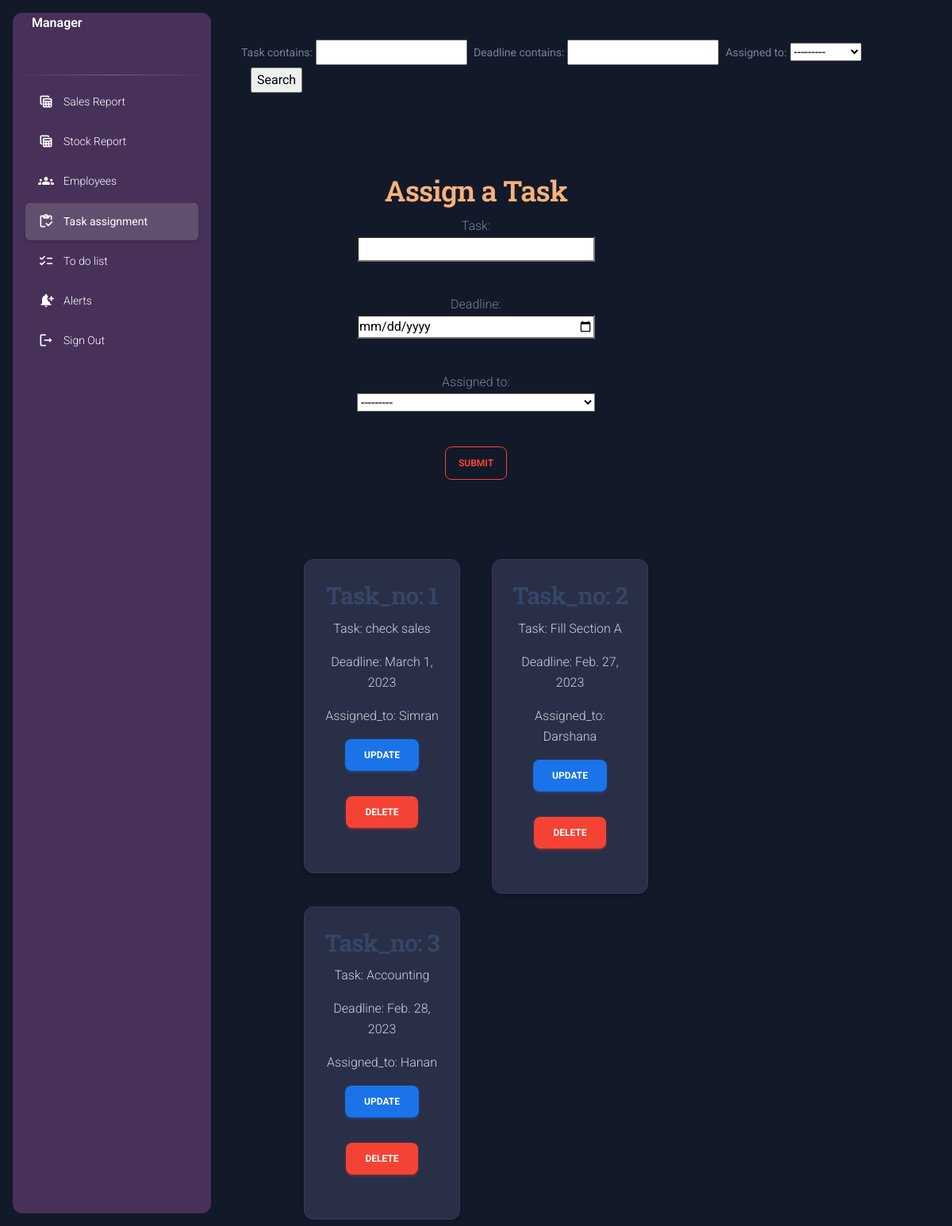
Screenshot of /taskassignment/ (signed in) with the database file from the repository.
### home/models.py (models this page shows)
class taskassign(models.Model):
    user = models.ForeignKey(User, on_delete=models.CASCADE)
    task = models.CharField(max_length=200)
    deadline = models.DateField()
    assigned_to = models.ForeignKey(
        Employee, on_delete=models.DO_NOTHING, null=False, blank=False)

class Employee(models.Model):
    user = models.ForeignKey(User, on_delete=models.CASCADE)
    MobileNumber = models.IntegerField(default='')
    Branch_name = models.CharField(max_length=200)
    Name = models.CharField(max_length=200, unique=True)
    Address = models.TextField(max_length=500)
    Dob = models.DateField(null=True)
    Gender = models.CharField(choices=Gender_choices, max_length=100)
    Startdate = models.DateField(null=True)
    Shift = models.CharField(choices=Shift_choices, max_length=50)
    Department = models.CharField(max_length=100)
    def __str__(self):
        return self.Name

### home/views.py (the view)
# urls.py: path('taskassignment/', views.taskassignment, name='taskassignment'),
def taskassignment(request):
    tasks = taskassign.objects.filter(user=request.user)
    if request.method == 'POST':
        form = Task_Assign_Form(request.POST or None)
        if form.is_valid():
            instance = form.save(commit=False)
            instance.user = request.user
            instance.task = form.cleaned_data.get("task")
            instance.deadline = form.cleaned_data.get("deadline")
            instance.assigned_to = form.cleaned_data.get("assigned_to")
            instance.save()
            messages.success(request, f'Task Assigned succesfully!!!')
            form = Task_Assign_Form()
        else:
            print(form.errors)
    else:
        form = Task_Assign_Form()
    myFilter = Taskassign_Filter(request.GET, queryset=tasks)
    return render(request, 'taskassignment.html', locals())

### home/forms.py
class Task_Assign_Form(forms.ModelForm):
    class Meta:
        model = taskassign
        fields = ['task', 'deadline', 'assigned_to']
        widgets = {
            'task': forms.TextInput(attrs={'style': 'width: 300px; margin:auto; background-color:white;'}),
            'deadline': forms.DateInput(attrs={'type': 'date', 'style': 'width: 300px; margin:auto; background-color:white; '}),
            'assigned_to': forms.Select(attrs={'style': 'width: 300px; margin:auto; background-color:white;'}),
        }

### templates/taskassignment.html (shortened to what this page needs)
{% load static %}
<!DOCTYPE html>
<html lang="en">
<head>
     <link href="https://cdn.jsdelivr.net/npm/bootstrap@5.2.3/dist/css/bootstrap.min.css" rel="stylesheet">
    <link rel="stylesheet" href="D:\Bootstrap\css\bootstrap.css">
    <link href="./assets/css/nucleo-icons.css" rel="stylesheet" />
    <link href="./assets/css/nucleo-svg.css" rel="stylesheet" />
    <link id="pagestyle" href="{% static '/css/material-dashboard.css' %}" rel="stylesheet" />
    <link rel="stylesheet" href="{% static '/css/alert.css' %}">
</head>
<body style="background-color: #121929;">
    <aside class="sidenav navbar navbar-vertical navbar-expand-xs border-0 border-radius-xl my-3 fixed-start ms-3 "
    style="background-color:#473159 " id="sidenav-main ">
    <div class="sidenav-header">
      <span class="ms-4 font-weight-bold text-white">Manager</span>
    </div>
    <hr class="horizontal light mt-0 mb-2">
    <div class="collapse navbar-collapse  w-auto " id="sidenav-collapse-main">
      <ul class="navbar-nav">
        <li class="nav-item">
          <a class="nav-link text-white " href="{% url 'Sales_Report_form' %}">
            <div class="text-white text-center me-2 d-flex align-items-center justify-content-center">
              <i class="material-icons opacity-10">table_view</i>
            </div>
            <span class="nav-link-text ms-1 ">Sales Report</span>
          </a>
        </li>
        <li class="nav-item">
          <a class="nav-link text-white " href="{% url 'stock_report_form' %}">
            <div class="text-white text-center me-2 d-flex align-items-center justify-content-center">
              <i class="material-icons opacity-10">table_view</i>
            </div>
            <span class="nav-link-text ms-1">Stock Report</span>
          </a>
        </li>
        <li class="nav-item">
          <a class="nav-link text-white " href="{% url 'mgremployeedetails' %}">
            <div class="text-white text-center me-2 d-flex align-items-center justify-content-center">
              <i class="material-icons opacity-10">groups</i>
            </div>
            <span class="nav-link-text ms-1">Employees</span>
          </a>
        </li>
        <li class="nav-item">
          <a class="nav-link text-white active" href="{% url 'taskassignment' %}">
            <div class="text-white text-center me-2 d-flex align-items-center justify-content-center">
              <i class="material-icons opacity-10">inventory</i>
            </div>
            <span class="nav-link-text ms-1">Task assignment</span>
          </a>
        </li>
        <li class="nav-item">
          <a class="nav-link text-white " href="{% url 'todolist' %}">
            <div class="text-white text-center me-2 d-flex align-items-center justify-content-center">
              <i class="material-icons opacity-10">checklist</i>
            </div>
            <span class="nav-link-text ms-1">To do list</span>
          </a>
        </li>
        <li class="nav-item">
          <a class="nav-link text-white " href="{% url 'alerts' %}">
            <div class="text-white text-center me-2 d-flex align-items-center justify-content-center">
              <i class="material-icons opacity-10">notification_add</i>
            </div>
            <span class="nav-link-text ms-1">Alerts</span>
          </a>
        </li>
        <li class="nav-item">
          <a class="nav-link text-white " href="{% url 'index' %}">
            <div class="text-white text-center me-2 d-flex align-items-center justify-content-center">
              <i class="material-icons opacity-10">logout</i>
            </div>
            <span class="nav-link-text ms-1">Sign Out</span>
          </a>
        </li>
      </ul>
    </aside>
    <div style="margin:50px;margin-left:200px;">
    <form action="" method="get" style="color:aliceblue;padding-left:100px;" class="m-0">
      {{myFilter.form}}
    <input  class="mx-3" type="submit" value="Search" name="">
    </form>
  </div>
              <div style="text-align: center; margin-top: 100px;">
                    <h2 class="orange-text">Assign a Task</h2>
                      <form action="" method="POST">
                        {% for field in form %}
                           <p>{{ field.label }}: <br> {{ field }}</p> <small class="text-danger">{{fm.errors|striptags}}</small> <br>
                        {% endfor %}
                        <button class="btn btn-outline-danger  px-3 " type="submit">Submit</button>
                        <br> <br>
                      </form>
                      <br> <br>
                      <div class="col-sm-8 offset-sm-1" style="width:450px; margin:auto;">
                        <div class="row">
                          {% for item in myFilter.qs %}
                               <div class="col-sm-6">
                                <div class="card m-2">
                                    <div class="card-body">
                                        <h3> Task_no: {{ forloop.counter }}</h3>
                                        <p>Task: {{ item.task }}</p>
                                        <p>Deadline: {{ item.deadline }}</p>
                                        <p>Assigned_to: {{ item.assigned_to }}</p>
                                        <p class="text-center mt-3"><a href="{% url 'updatetaskassign' pk=item.id %}" class=" btn btn-info" type="button">Update</a></p>
                                        <p class="text-center mt-3"><a href="{% url 'deletetaskassign' pk=item.id %}" class=" btn btn-danger" type="button">Delete</a></p>
                                    </div>
                                </div>
                               </div>
                            {% endfor %}
                        </div>
                    </div>
                </div>
        </body>
</html>

### static/css/alert.css (style rules this page uses)
body { overflow: hidden; }
body { background:#2A2F48; overflow: auto; }
.card { background:#2A2F48; border: 1px solid #473159; color: rgba(250, 250, 250, 0.8); margin-bottom: 2rem; }
.orange-text { color: #F9B17A; }

### rows the page displays
taskassign: task "check sales", deadline "March 1, 2023", assigned_to "Simran"
taskassign: task "Fill Section A", deadline "Feb. 27, 2023", assigned_to "Darshana"
taskassign: task "Accounting", deadline "Feb. 28, 2023", assigned_to "Hanan"

### other values shown
{{ field.label }} "Task" "Deadline" "Assigned to"
